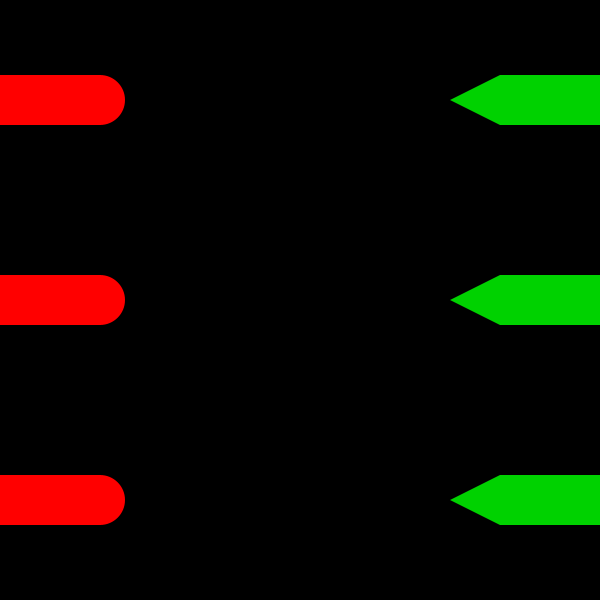
Frame 1 (no input)
Frame 60 (the mouse pressed at the canvas centre just before this capture): identical to frame 1, image omitted
Frame 120 (the mouse held since frame 60 and released just before this capture): identical to frame 1, image omitted

The Processing sketch that drew this single still picture (run headless with seeded random() and noise(); from frame 60 on, the mouse is pressed at the canvas centre):

// Processing sketch: processing_67583
// ── processing_67583.pde

float laser_x=0;
void setup() {
  size(600, 600);
  rectMode(CENTER);
  noStroke();
}
  
  void draw() {
 background(0);
 fill(0, 210, 0);
    rect(550, 500, 100, 50);
    rect(550, 300, 100, 50);
    rect(550, 100, 100, 50);
    triangle(500, 475, 500, 525, 450, 500);
    triangle(500, 275, 500, 325, 450, 300);
    triangle(500, 75, 500, 125, 450, 100);
  
    
    fill(255, 0, 0);
    rect(50, 100, 100, 50);
    rect(50, 300, 100, 50);
    rect(50, 500, 100, 50);
    ellipse(100, 500, 50, 50);
    ellipse(100, 100, 50, 50);
    ellipse(100, 300, 50, 50);
    fill(255, 0, 0);
  }
